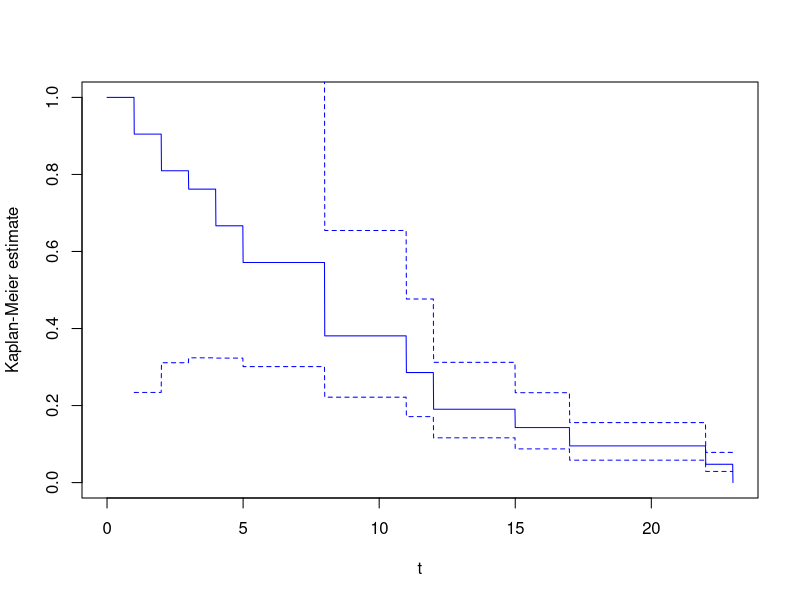

Generate this figure with R:
### Solution to problem 3.7 in ABG


Times = c(0,1,2,3,4,5,8,11,12,15,17,22,23) #Event times
d = c(0,2,2,1,2,2,4,2,2,1,1,1,1) #Number of events
c = rep(0,length(Times)) #Censored observations

Kaplan_Meier = function(Times,d,c){
  # Calculates the Kaplan-Meier estimate according to 3.32 in ABG
  m = length(Times)
  Y = rep(21,m)
  Y[2:m] = Y[2:m] - cumsum(d+c)[1:(m-1)]
  
  S = cumprod(1 - d/Y)
  
  Shat = stepfun(Times[2:m],S)
  
  return(Shat)
}

SigmaHat2 = function(Times,d,c){
  # Calculates the variance estimate in 3.14/3.15,
  # which will then be used to calculate the estimated variance
  # of the Kaplan-Meier estimates
  m = length(Times)
  Y = rep(21,m)
  Y[2:m] = Y[2:m] - cumsum(d+c)[1:(m-1)]
  
  Deltahatsigma2 = rep(0,m)
  for (j in 1:m){
    # This is the adjusted inner sum
    if (d[j] > 0){
      for (l in 0:(d[j]-1)){
        Deltahatsigma2[j] = Deltahatsigma2[j] + 1/(Y[j]-l)^2
      }
    }
  }
  hatsigma2 = stepfun(Times[2:m],cumsum(Deltahatsigma2))
  
  return(hatsigma2)
}

hatS = Kaplan_Meier(Times,d,c)

t = seq(0,max(Times),by=0.01)

hatTau2 = hatS(t)^2*SigmaHat2(Times,d,c)(t)
exponent = qnorm(0.975)*sqrt(hatTau2)/(hatS(t)*log(hatS(t)))
conf_upper = hatS(t)*exp(-exponent)
conf_lower = hatS(t)*exp(exponent)

par(mfrow = c(1,1))
plot(t,hatS(t),type="l",col="blue",ylab="Kaplan-Meier estimate")
lines(t,conf_upper,lty=2,col="blue")
lines(t,conf_lower,lty=2,col="blue")

